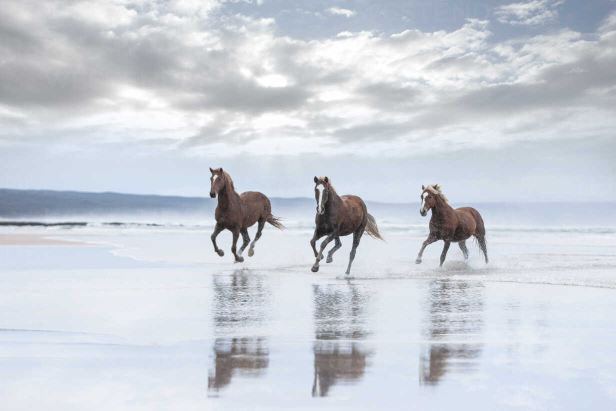
#> input picture data/examples/horses.jpg, 1232 x 821 px (shown at 1/2 size)
$ jupyter execute 1.0-tk-dct-block.ipynb   (older library calls are emulated)
#> lines starting #> are read from the running program, lines starting #| are printed output that depends on the picture; long printed decimals are rounded
#> further down, image is the input picture: shape (821, 1232, 3); mean R, G, B 202.9, 208.5, 216.9
[cell 1]
import matplotlib.pyplot as plt
from matplotlib.image import imread

import numpy as np
import scipy
import cv2

[cell 2]
IMAGE_FILE = '../data/examples/horses.jpg'

BLOCK_SIZE = 8
COLOR_TRANSFORM = 'RGB'

def BLOCK(x, y, dim = None):
	if dim != None:
		return np.s_[x : x + BLOCK_SIZE, y : y + BLOCK_SIZE, dim]
	return np.s_[x : x + BLOCK_SIZE, y : y + BLOCK_SIZE]

[cell 3]
def rgb2ycbcr(im):
	xform = np.array([
		[0.299, 0.587, 0.114],
		[-0.168736, -0.331264, 0.5],
		[0.5, -0.418688, -0.081312]
	])
	ycbcr = im.dot(xform.T)
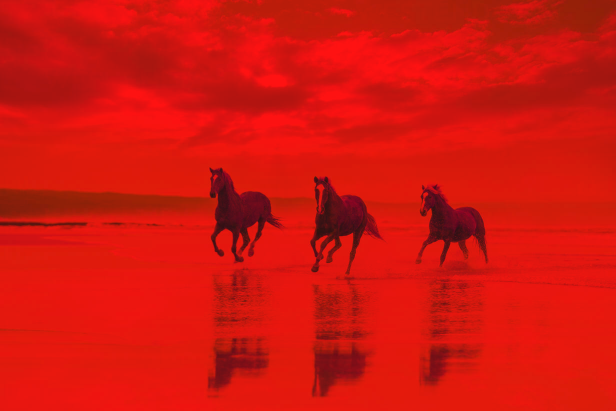
#> ycbcr: shape (821, 1232, 3) float64 (shown at 1/2 size); mean R, G, B 207.8, 5.1, -3.5; drawn with min black and max white
	ycbcr[:,:,[1,2]] += 128
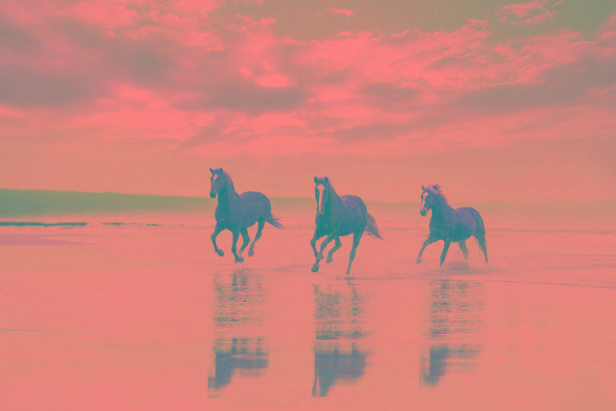
#> ycbcr: shape (821, 1232, 3) float64 (shown at 1/2 size); mean R, G, B 207.8, 133.1, 124.5
	ycbcr = np.clip(ycbcr, 0, 255)
	return np.uint8(ycbcr)

def ycbcr2rgb(im):
	xform = np.array([
		[1, 0, 1.402],
		[1, -0.344136, -0.714136],
		[1, 1.772, 0]
	])
	rgb = im.astype(np.float)
#> rgb: shape (821, 1232, 3) float64; mean of channels 0, 1, 2 207.4, 132.9, 124.1
	rgb[:,:,[1,2]] -= 128
#> rgb: shape (821, 1232, 3) float64; mean of channels 0, 1, 2 207.4, 4.9, -3.9
	rgb = np.clip(rgb.dot(xform.T), 0, 255)
#> rgb: shape (821, 1232, 3) float64; mean of channels 0, 1, 2 201.9, 208.5, 216.2
	return np.uint8(rgb)

[cell 4]
plt.rcParams['figure.figsize'] = [6, 6]

image = imread(IMAGE_FILE)

# ycc = cv2.cvtColor(image, cv2.COLOR_BGR2YCR_CB)
ycc = rgb2ycbcr(image)

plt.figure()
plt.title("Image " + IMAGE_FILE)
plt.imshow(image)

plt.figure()
plt.title("Color Transformed to YCBCR")
plt.imshow(ycc)

back = ycbcr2rgb(ycc)
# back = cv2.cvtColor(ycc, cv2.COLOR_YCrCb2BGR)

plt.figure()
plt.title("RGB TO YCBCR AND BACK")
plt.imshow(back)

artifacts = image - back
plt.figure()
plt.title("Artifacts")
plt.imshow(artifacts)

[cell 5]
# TODO: Chroma Subsampling
# https://en.wikipedia.org/wiki/JPEG#Downsampling

downsample = np.s_[:, ::2, ::2]
# image = image[downsample]

[cell 6]
# def pad(value, multiple = BLOCK_SIZE):
# 	return int(multiple * np.ceil(value / multiple))

def cut(value, multiple = BLOCK_SIZE):
	return int(multiple * np.floor(value / multiple))

print('original:', image.shape)
#| original: (821, 1232, 3)

sliced = np.s_[0 : cut(image.shape[0]), 0 : cut(image.shape[1])]
image = image[sliced]
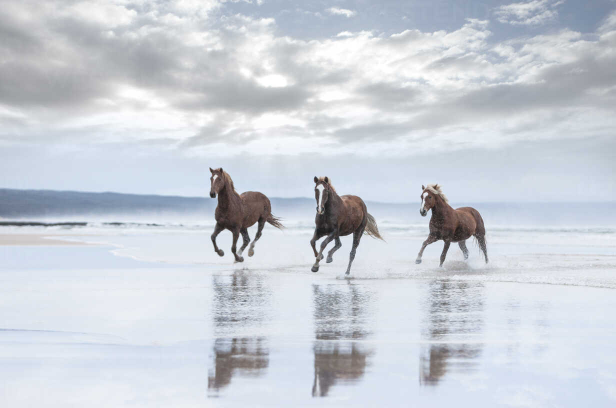
#> image: shape (816, 1232, 3) (shown at 1/2 size); mean R, G, B 202.8, 208.4, 216.7

im = image.copy()
if COLOR_TRANSFORM == 'YCBCR':
	im = ycc[sliced]

imsize = image.shape
#> imsize = (816, 1232, 3)

print('cut:', imsize)
#| cut: (816, 1232, 3)

# copy = image.copy()

# copy[:, ::BLOCK_SIZE] = 0
# copy[::BLOCK_SIZE, :] = 0

plt.figure()
plt.imshow(im)

print('num pixels: ', image.size)
#| num pixels:  3015936

[cell 7]
def DCT_2D(a):
	return scipy.fftpack.dct(
			scipy.fftpack.dct(a, axis = 0, norm = 'ortho'),
		axis = 1, norm = 'ortho'
	)

def IDCT_2D(a):
    return scipy.fftpack.idct(
			scipy.fftpack.idct(a, axis = 0, norm = 'ortho'),
		axis = 1, norm = 'ortho'
	)

[cell 8]
dct = np.zeros(imsize)

# NEED 11 BITS PER COEFFICIENT
# 12 IF SIGNED TO REMOVE EDGE CASES

# Apply 8x8 block DCT
for i in np.r_[:imsize[0] : BLOCK_SIZE]:
	for j in np.r_[:imsize[1] : BLOCK_SIZE]:
		dct[BLOCK(i, j)] = DCT_2D(im[BLOCK(i, j)].astype(np.int16) - 128)
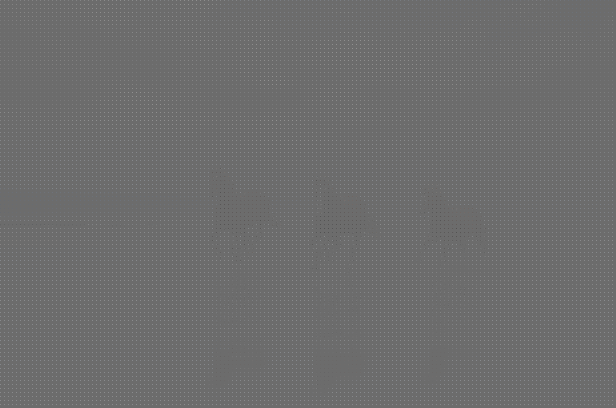
#> dct: shape (816, 1232, 3) float64 (shown at 1/2 size); mean R, G, B 9.3, 10, 11.1; drawn with min black and max white

[cell 9]
pos = 400 # % int(imsize[0] / BLOCK_SIZE)
#> pos = 400

plt.figure()
plt.imshow(im[BLOCK(pos, pos, 0)], cmap = 'gray')
plt.title(f'{BLOCK_SIZE}x{BLOCK_SIZE} Image block at position {pos} for Y\'')

plt.figure()
plt.imshow(dct[BLOCK(pos, pos, 0)], cmap = 'gray')
plt.title(f'{BLOCK_SIZE}x{BLOCK_SIZE} DCT block at position {pos} for Y\'')
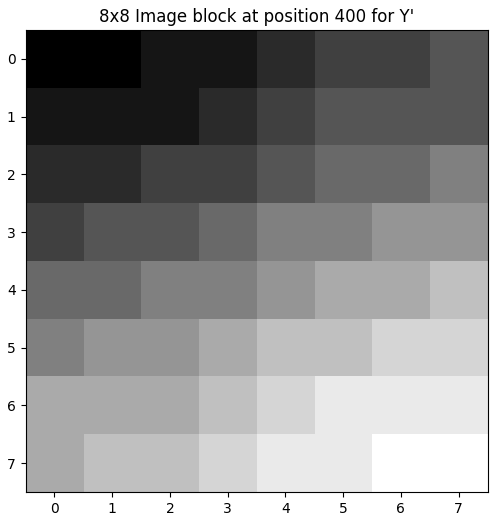
#> figure drawn by matplotlib, 1 panel
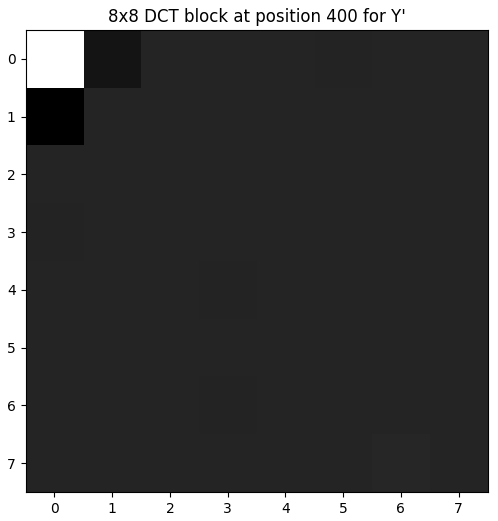
#> figure drawn by matplotlib, 1 panel

[cell 10]
# Quantize dct coefficients

# JPEG Standard matrix
quantization_matrix = np.array([
	[ 16,  11,  10,  16,  24,  40,  51,  61],
	[ 12,  12,  14,  19,  26,  58,  60,  55],
	[ 14,  13,  16,  24,  40,  57,  69,  56],
	[ 14,  17,  22,  29,  51,  87,  80,  62],
	[ 18,  22,  37,  56,  68, 109, 103,  77],
	[ 24,  35,  55,  64,  81, 104, 113,  92],
	[ 49,  64,  78,  87, 103, 121, 120, 101],
	[ 72,  92,  95,  98, 112, 100, 103,  99]
])

dct_q = np.zeros(imsize, dtype = int)

# Apply 8x8 block quantization
for i in np.r_[:imsize[0] : BLOCK_SIZE]:
	for j in np.r_[:imsize[1] : BLOCK_SIZE]:
		div = dct[BLOCK(i, j)] / quantization_matrix[:, :, None]
		dct_q[BLOCK(i, j)] = np.around(div, 0).astype(int)

# dct_q = dct

nonzeros = np.count_nonzero(dct_q)
#> nonzeros = 176284
nonzeros_og = np.count_nonzero(dct)
#> nonzeros_og = 1100063

dim = np.prod(dct_q.size)
#> dim = 3015936
compression_ratio = dim / nonzeros
#> compression_ratio = 17.11

# print(f'Max Coefficient: {np.max(dct_q)}')
# print(f'Mean Coefficient: {np.mean(dct_q)}')
# print(f'Min Coefficient: {np.min(dct_q)}')

print(f'\nPIXEL VALUE BITS: {(dim * 8) / 8} bytes')
#| PIXEL VALUE BITS: 3015936.0 bytes
print(f'NONZERO OG BITS:  {(nonzeros_og * 16) / 8} bytes')
#| NONZERO OG BITS:  2200126.0 bytes
print(f'NONZERO BITS:     {(nonzeros * 16) / 8} bytes')
#| NONZERO BITS:     352568.0 bytes

print(f'\nTotal Coefficients: {dim}')
#| Total Coefficients: 3015936
print(f'Initially Nonzero : {nonzeros_og}')
#| Initially Nonzero : 1100063
print(f'*Quantized Nonzero: {nonzeros}')
#| *Quantized Nonzero: 176284

print(f'\nCompression ratio: ~{round(compression_ratio, 3)}x')
#| Compression ratio: ~17.108x
print(f'Resulting size: ~{round((1 / compression_ratio) * 100, 3)}%')
#| Resulting size: ~5.845%

[cell 11]
re_dct = np.zeros(imsize, dtype = np.uint8)

# Reverse DCT on blocks
for i in np.r_[:imsize[0] : BLOCK_SIZE]:
	for j in np.r_[:imsize[1] : BLOCK_SIZE]:

		reconstruct = dct_q[BLOCK(i, j)] * quantization_matrix[:, :, None]
		inverse = IDCT_2D(reconstruct)
		rounded = np.around(inverse, 0).astype(int)
		added = np.clip(rounded + 128, 0, 255)

		re_dct[BLOCK(i, j)] = added

# Deleting initially padded border
shaped = re_dct[sliced]

# Convert back to RGB color space
final = shaped
if COLOR_TRANSFORM == 'YCBCR':
	final = ycbcr2rgb(shaped)

# final = cv2.cvtColor(np.float32(shaped), cv2.COLOR_YCR_CB2RGB)

plt.figure(figsize = (15, 15))
plt.imshow(np.hstack((image, final)))
# plt.imshow(final, cmap = 'gray')
# plt.imshow(np.hstack((image, final)))
plt.title('Comparison between original and DCT block quantized images')
plt.figure(figsize = (15, 15))
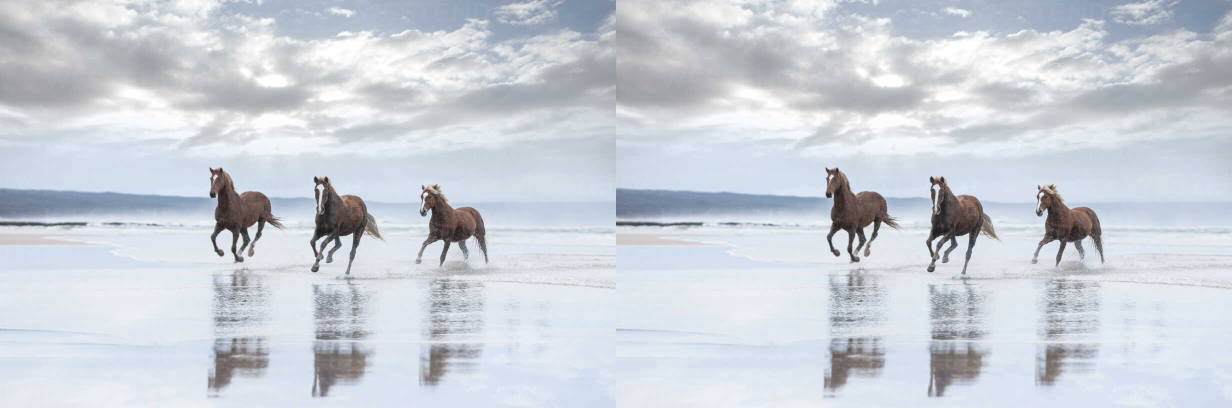
#> shown: shape (816, 2464, 3) (shown at 1/2 size); mean R, G, B 202.9, 208.6, 216.9

[cell 12]
def MSE(A, B):
	deviation = A - B
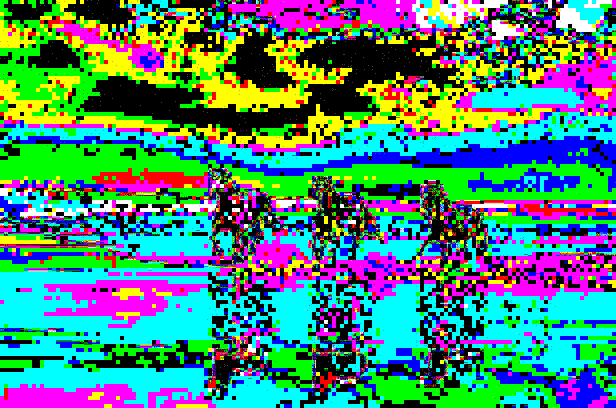
#> deviation: shape (816, 1232, 3) (shown at 1/2 size); mean R, G, B 72.8, 131.7, 119.8
	square = np.square(deviation)
	mse = np.mean(square)
#> mse = 0.571
	return mse

def RMSE(A, B):
	mse = MSE(A, B)
	rmse = np.sqrt(mse)
	return rmse

def PSNR(MSE):
	A = 20 * np.log10(255)
	B = 10 * np.log10(MSE)
	return A - B

mse = MSE(im, final)
#> mse = 0.571
psnr = PSNR(mse)
#> in PSNR, `B = 10 * np.log10(MSE)`: B = -2.44
#> psnr = 50.57

print(f'Mean-Squared Error: {mse} (RMSE: ~{round(np.sqrt(mse), 6)})')
#| Mean-Squared Error: 0.5707 (RMSE: ~0.7554)
print(f'\t(Smaller means better reconstruction quality)')

print(f'\nPeak Signal-to-Noise Ratio: {psnr}')
#| Peak Signal-to-Noise Ratio: 50.567
print(f'\t(Bigger means better reconstruction quality)')

print(f'\nCompression Ratio: {compression_ratio}')
#| Compression Ratio: 17.108
print(f'\t(Bigger means more thoroughly compressed image)')
